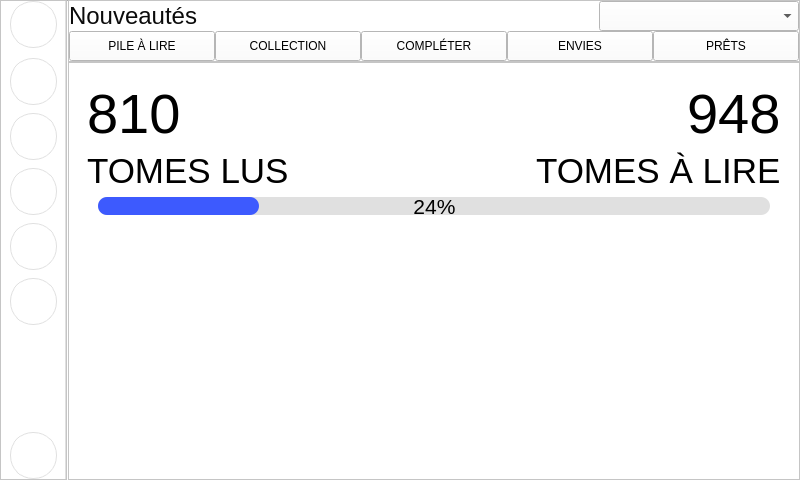
<?xml version="1.0" encoding="UTF-8"?>
<ui version="4.0">
 <class>MainWindow</class>
 <widget class="QMainWindow" name="MainWindow">
  <property name="geometry">
   <rect>
    <x>0</x>
    <y>0</y>
    <width>800</width>
    <height>480</height>
   </rect>
  </property>
  <property name="minimumSize">
   <size>
    <width>800</width>
    <height>480</height>
   </size>
  </property>
  <property name="maximumSize">
   <size>
    <width>800</width>
    <height>480</height>
   </size>
  </property>
  <property name="windowTitle">
   <string>MainWindow</string>
  </property>
  <property name="styleSheet">
   <string notr="true">QWidget  {
	
	background-color:  #FFF;
}
</string>
  </property>
  <widget class="QWidget" name="centralwidget">
   <layout class="QHBoxLayout" name="main_layout">
    <property name="spacing">
     <number>0</number>
    </property>
    <property name="leftMargin">
     <number>0</number>
    </property>
    <property name="topMargin">
     <number>0</number>
    </property>
    <property name="rightMargin">
     <number>0</number>
    </property>
    <property name="bottomMargin">
     <number>0</number>
    </property>
    <item>
     <widget class="QFrame" name="menu">
      <property name="minimumSize">
       <size>
        <width>67</width>
        <height>480</height>
       </size>
      </property>
      <property name="maximumSize">
       <size>
        <width>67</width>
        <height>480</height>
       </size>
      </property>
      <property name="styleSheet">
       <string notr="true">QWidget {
	
	background-color: rgb(255, 255, 255);
	border-right-color: rgb(224, 224, 224);
	border-right-style :solid;
	border-right-width: 2px;
}

QPushButton {
	border: 1px solid rgb(224,  224,  224);
	border-radius: 23px;
}

QPushButton:hover {
	border: 1px solid rgb(224,  224,  224);
	background: rgba(0, 0, 0, 0.07);
	border-radius: 23px;
}</string>
      </property>
      <property name="frameShape">
       <enum>QFrame::StyledPanel</enum>
      </property>
      <property name="frameShadow">
       <enum>QFrame::Raised</enum>
      </property>
      <layout class="QVBoxLayout" name="menu_layout">
       <property name="spacing">
        <number>0</number>
       </property>
       <property name="leftMargin">
        <number>0</number>
       </property>
       <property name="topMargin">
        <number>0</number>
       </property>
       <property name="rightMargin">
        <number>0</number>
       </property>
       <property name="bottomMargin">
        <number>0</number>
       </property>
       <item alignment="Qt::AlignHCenter">
        <widget class="QPushButton" name="home_button">
         <property name="minimumSize">
          <size>
           <width>47</width>
           <height>47</height>
          </size>
         </property>
         <property name="maximumSize">
          <size>
           <width>47</width>
           <height>47</height>
          </size>
         </property>
         <property name="text">
          <string/>
         </property>
         <property name="icon">
          <iconset>
           <normaloff>../../../../../../Downloads/button_home.png</normaloff>../../../../../../Downloads/button_home.png</iconset>
         </property>
         <property name="iconSize">
          <size>
           <width>47</width>
           <height>47</height>
          </size>
         </property>
        </widget>
       </item>
       <item>
        <spacer name="top_vertical_spacer">
         <property name="orientation">
          <enum>Qt::Vertical</enum>
         </property>
         <property name="sizeType">
          <enum>QSizePolicy::Fixed</enum>
         </property>
         <property name="sizeHint" stdset="0">
          <size>
           <width>47</width>
           <height>10</height>
          </size>
         </property>
        </spacer>
       </item>
       <item alignment="Qt::AlignHCenter">
        <widget class="QPushButton" name="news_button">
         <property name="minimumSize">
          <size>
           <width>47</width>
           <height>47</height>
          </size>
         </property>
         <property name="maximumSize">
          <size>
           <width>47</width>
           <height>47</height>
          </size>
         </property>
         <property name="text">
          <string/>
         </property>
         <property name="icon">
          <iconset>
           <normaloff>../../../../../../Downloads/button_news.png</normaloff>../../../../../../Downloads/button_news.png</iconset>
         </property>
         <property name="iconSize">
          <size>
           <width>47</width>
           <height>47</height>
          </size>
         </property>
         <property name="checkable">
          <bool>true</bool>
         </property>
         <property name="checked">
          <bool>false</bool>
         </property>
        </widget>
       </item>
       <item>
        <spacer name="verticalSpacer_4">
         <property name="orientation">
          <enum>Qt::Vertical</enum>
         </property>
         <property name="sizeType">
          <enum>QSizePolicy::Fixed</enum>
         </property>
         <property name="sizeHint" stdset="0">
          <size>
           <width>10</width>
           <height>8</height>
          </size>
         </property>
        </spacer>
       </item>
       <item alignment="Qt::AlignHCenter">
        <widget class="QPushButton" name="collection_button">
         <property name="minimumSize">
          <size>
           <width>47</width>
           <height>47</height>
          </size>
         </property>
         <property name="maximumSize">
          <size>
           <width>47</width>
           <height>47</height>
          </size>
         </property>
         <property name="layoutDirection">
          <enum>Qt::LeftToRight</enum>
         </property>
         <property name="autoFillBackground">
          <bool>false</bool>
         </property>
         <property name="styleSheet">
          <string notr="true"/>
         </property>
         <property name="text">
          <string/>
         </property>
         <property name="icon">
          <iconset>
           <normaloff>../../../../../../Downloads/button_collection.png</normaloff>../../../../../../Downloads/button_collection.png</iconset>
         </property>
         <property name="iconSize">
          <size>
           <width>47</width>
           <height>47</height>
          </size>
         </property>
        </widget>
       </item>
       <item>
        <spacer name="verticalSpacer_3">
         <property name="orientation">
          <enum>Qt::Vertical</enum>
         </property>
         <property name="sizeType">
          <enum>QSizePolicy::Fixed</enum>
         </property>
         <property name="sizeHint" stdset="0">
          <size>
           <width>10</width>
           <height>8</height>
          </size>
         </property>
        </spacer>
       </item>
       <item alignment="Qt::AlignHCenter">
        <widget class="QPushButton" name="planning_button">
         <property name="minimumSize">
          <size>
           <width>47</width>
           <height>47</height>
          </size>
         </property>
         <property name="maximumSize">
          <size>
           <width>47</width>
           <height>47</height>
          </size>
         </property>
         <property name="layoutDirection">
          <enum>Qt::LeftToRight</enum>
         </property>
         <property name="autoFillBackground">
          <bool>false</bool>
         </property>
         <property name="text">
          <string/>
         </property>
         <property name="icon">
          <iconset>
           <normaloff>../../../../../../Downloads/button_planning.png</normaloff>../../../../../../Downloads/button_planning.png</iconset>
         </property>
         <property name="iconSize">
          <size>
           <width>47</width>
           <height>47</height>
          </size>
         </property>
        </widget>
       </item>
       <item>
        <spacer name="verticalSpacer_2">
         <property name="orientation">
          <enum>Qt::Vertical</enum>
         </property>
         <property name="sizeType">
          <enum>QSizePolicy::Fixed</enum>
         </property>
         <property name="sizeHint" stdset="0">
          <size>
           <width>10</width>
           <height>8</height>
          </size>
         </property>
        </spacer>
       </item>
       <item alignment="Qt::AlignHCenter">
        <widget class="QPushButton" name="shearch_button">
         <property name="minimumSize">
          <size>
           <width>47</width>
           <height>47</height>
          </size>
         </property>
         <property name="maximumSize">
          <size>
           <width>47</width>
           <height>47</height>
          </size>
         </property>
         <property name="layoutDirection">
          <enum>Qt::LeftToRight</enum>
         </property>
         <property name="autoFillBackground">
          <bool>false</bool>
         </property>
         <property name="text">
          <string/>
         </property>
         <property name="icon">
          <iconset>
           <normaloff>../../../../../../Downloads/button_search.png</normaloff>../../../../../../Downloads/button_search.png</iconset>
         </property>
         <property name="iconSize">
          <size>
           <width>47</width>
           <height>47</height>
          </size>
         </property>
        </widget>
       </item>
       <item>
        <spacer name="verticalSpacer">
         <property name="orientation">
          <enum>Qt::Vertical</enum>
         </property>
         <property name="sizeType">
          <enum>QSizePolicy::Fixed</enum>
         </property>
         <property name="sizeHint" stdset="0">
          <size>
           <width>10</width>
           <height>8</height>
          </size>
         </property>
        </spacer>
       </item>
       <item alignment="Qt::AlignHCenter">
        <widget class="QPushButton" name="panier_button">
         <property name="minimumSize">
          <size>
           <width>47</width>
           <height>47</height>
          </size>
         </property>
         <property name="maximumSize">
          <size>
           <width>47</width>
           <height>47</height>
          </size>
         </property>
         <property name="layoutDirection">
          <enum>Qt::LeftToRight</enum>
         </property>
         <property name="autoFillBackground">
          <bool>false</bool>
         </property>
         <property name="text">
          <string/>
         </property>
         <property name="icon">
          <iconset>
           <normaloff>../../../../../../Downloads/button_panier.png</normaloff>
           <disabledon>../../../../../../Downloads/button_home.png</disabledon>../../../../../../Downloads/button_panier.png</iconset>
         </property>
         <property name="iconSize">
          <size>
           <width>47</width>
           <height>47</height>
          </size>
         </property>
         <property name="checkable">
          <bool>false</bool>
         </property>
        </widget>
       </item>
       <item>
        <spacer name="verticalSpacer_5">
         <property name="orientation">
          <enum>Qt::Vertical</enum>
         </property>
         <property name="sizeHint" stdset="0">
          <size>
           <width>20</width>
           <height>40</height>
          </size>
         </property>
        </spacer>
       </item>
       <item alignment="Qt::AlignHCenter">
        <widget class="QPushButton" name="account_button">
         <property name="sizePolicy">
          <sizepolicy hsizetype="Fixed" vsizetype="Fixed">
           <horstretch>0</horstretch>
           <verstretch>0</verstretch>
          </sizepolicy>
         </property>
         <property name="minimumSize">
          <size>
           <width>47</width>
           <height>47</height>
          </size>
         </property>
         <property name="maximumSize">
          <size>
           <width>47</width>
           <height>47</height>
          </size>
         </property>
         <property name="text">
          <string/>
         </property>
         <property name="icon">
          <iconset>
           <normaloff>../../../../../../Downloads/button_account.png</normaloff>../../../../../../Downloads/button_account.png</iconset>
         </property>
         <property name="iconSize">
          <size>
           <width>47</width>
           <height>47</height>
          </size>
         </property>
         <property name="shortcut">
          <string/>
         </property>
        </widget>
       </item>
      </layout>
     </widget>
    </item>
    <item>
     <widget class="Line" name="menu_line">
      <property name="minimumSize">
       <size>
        <width>1</width>
        <height>480</height>
       </size>
      </property>
      <property name="maximumSize">
       <size>
        <width>1</width>
        <height>480</height>
       </size>
      </property>
      <property name="frameShadow">
       <enum>QFrame::Sunken</enum>
      </property>
      <property name="orientation">
       <enum>Qt::Vertical</enum>
      </property>
     </widget>
    </item>
    <item>
     <layout class="QVBoxLayout" name="page_layout">
      <item>
       <widget class="QFrame" name="header">
        <property name="minimumSize">
         <size>
          <width>0</width>
          <height>50</height>
         </size>
        </property>
        <property name="maximumSize">
         <size>
          <width>16777215</width>
          <height>93</height>
         </size>
        </property>
        <property name="frameShape">
         <enum>QFrame::StyledPanel</enum>
        </property>
        <property name="frameShadow">
         <enum>QFrame::Raised</enum>
        </property>
        <layout class="QVBoxLayout" name="verticalLayout_2">
         <property name="spacing">
          <number>0</number>
         </property>
         <property name="leftMargin">
          <number>0</number>
         </property>
         <property name="topMargin">
          <number>0</number>
         </property>
         <property name="rightMargin">
          <number>0</number>
         </property>
         <property name="bottomMargin">
          <number>0</number>
         </property>
         <item>
          <layout class="QHBoxLayout" name="horizontalLayout">
           <property name="spacing">
            <number>0</number>
           </property>
           <item>
            <widget class="QLabel" name="title_label">
             <property name="font">
              <font>
               <family>Helvetica</family>
               <pointsize>18</pointsize>
              </font>
             </property>
             <property name="styleSheet">
              <string notr="true">color: rgb(11, 11, 11);
margin 18px 14px 0px 14px;</string>
             </property>
             <property name="text">
              <string>Nouveautés</string>
             </property>
            </widget>
           </item>
           <item>
            <widget class="QComboBox" name="comboBox">
             <property name="minimumSize">
              <size>
               <width>200</width>
               <height>30</height>
              </size>
             </property>
             <property name="maximumSize">
              <size>
               <width>200</width>
               <height>30</height>
              </size>
             </property>
            </widget>
           </item>
          </layout>
         </item>
         <item>
          <layout class="QHBoxLayout" name="header_button_layout">
           <property name="spacing">
            <number>0</number>
           </property>
           <item>
            <widget class="QPushButton" name="pile_a_lire_button">
             <property name="minimumSize">
              <size>
               <width>0</width>
               <height>30</height>
              </size>
             </property>
             <property name="maximumSize">
              <size>
               <width>16777215</width>
               <height>30</height>
              </size>
             </property>
             <property name="text">
              <string>PILE À LIRE</string>
             </property>
            </widget>
           </item>
           <item>
            <widget class="QPushButton" name="header_collection_button">
             <property name="minimumSize">
              <size>
               <width>0</width>
               <height>30</height>
              </size>
             </property>
             <property name="maximumSize">
              <size>
               <width>16777215</width>
               <height>30</height>
              </size>
             </property>
             <property name="text">
              <string>COLLECTION</string>
             </property>
            </widget>
           </item>
           <item>
            <widget class="QPushButton" name="header_completer_button">
             <property name="minimumSize">
              <size>
               <width>0</width>
               <height>30</height>
              </size>
             </property>
             <property name="maximumSize">
              <size>
               <width>16777215</width>
               <height>30</height>
              </size>
             </property>
             <property name="text">
              <string>COMPLÉTER</string>
             </property>
            </widget>
           </item>
           <item>
            <widget class="QPushButton" name="header_envis_button">
             <property name="minimumSize">
              <size>
               <width>0</width>
               <height>30</height>
              </size>
             </property>
             <property name="maximumSize">
              <size>
               <width>16777215</width>
               <height>30</height>
              </size>
             </property>
             <property name="text">
              <string>ENVIES</string>
             </property>
            </widget>
           </item>
           <item>
            <widget class="QPushButton" name="prets_button">
             <property name="minimumSize">
              <size>
               <width>0</width>
               <height>30</height>
              </size>
             </property>
             <property name="maximumSize">
              <size>
               <width>16777215</width>
               <height>30</height>
              </size>
             </property>
             <property name="text">
              <string>PRÊTS</string>
             </property>
            </widget>
           </item>
          </layout>
         </item>
        </layout>
       </widget>
      </item>
      <item>
       <widget class="QFrame" name="body">
        <property name="frameShape">
         <enum>QFrame::StyledPanel</enum>
        </property>
        <property name="frameShadow">
         <enum>QFrame::Raised</enum>
        </property>
        <layout class="QVBoxLayout" name="body_layout">
         <property name="spacing">
          <number>0</number>
         </property>
         <property name="leftMargin">
          <number>0</number>
         </property>
         <property name="topMargin">
          <number>0</number>
         </property>
         <property name="rightMargin">
          <number>0</number>
         </property>
         <property name="bottomMargin">
          <number>0</number>
         </property>
         <item>
          <widget class="Line" name="header_line">
           <property name="minimumSize">
            <size>
             <width>0</width>
             <height>1</height>
            </size>
           </property>
           <property name="maximumSize">
            <size>
             <width>16777215</width>
             <height>1</height>
            </size>
           </property>
           <property name="frameShadow">
            <enum>QFrame::Sunken</enum>
           </property>
           <property name="orientation">
            <enum>Qt::Horizontal</enum>
           </property>
          </widget>
         </item>
         <item>
          <widget class="QStackedWidget" name="view_stacked">
           <property name="currentIndex">
            <number>2</number>
           </property>
           <widget class="QWidget" name="news_page">
            <layout class="QVBoxLayout" name="news_layout">
             <property name="spacing">
              <number>0</number>
             </property>
             <property name="leftMargin">
              <number>0</number>
             </property>
             <property name="topMargin">
              <number>0</number>
             </property>
             <property name="rightMargin">
              <number>0</number>
             </property>
             <property name="bottomMargin">
              <number>0</number>
             </property>
             <item>
              <widget class="QListView" name="news_list_view">
               <property name="frameShadow">
                <enum>QFrame::Plain</enum>
               </property>
               <property name="lineWidth">
                <number>1</number>
               </property>
               <property name="verticalScrollBarPolicy">
                <enum>Qt::ScrollBarAlwaysOn</enum>
               </property>
               <property name="horizontalScrollBarPolicy">
                <enum>Qt::ScrollBarAlwaysOff</enum>
               </property>
               <property name="viewMode">
                <enum>QListView::IconMode</enum>
               </property>
               <property name="modelColumn">
                <number>0</number>
               </property>
              </widget>
             </item>
            </layout>
           </widget>
           <widget class="QWidget" name="collection_page">
            <layout class="QVBoxLayout" name="verticalLayout"/>
           </widget>
           <widget class="QWidget" name="pile_a_lire_page">
            <layout class="QVBoxLayout" name="verticalLayout_6">
             <item>
              <widget class="QWidget" name="info_lecture" native="true">
               <layout class="QVBoxLayout" name="verticalLayout_3">
                <item>
                 <layout class="QHBoxLayout" name="horizontalLayout_2">
                  <item>
                   <layout class="QVBoxLayout" name="verticalLayout_5">
                    <item alignment="Qt::AlignLeft">
                     <widget class="QLabel" name="label_2">
                      <property name="font">
                       <font>
                        <family>Helvetica</family>
                        <pointsize>42</pointsize>
                       </font>
                      </property>
                      <property name="text">
                       <string>810</string>
                      </property>
                     </widget>
                    </item>
                    <item alignment="Qt::AlignLeft">
                     <widget class="QLabel" name="label_4">
                      <property name="font">
                       <font>
                        <family>Helvetica</family>
                        <pointsize>26</pointsize>
                       </font>
                      </property>
                      <property name="text">
                       <string>TOMES LUS</string>
                      </property>
                     </widget>
                    </item>
                   </layout>
                  </item>
                  <item>
                   <layout class="QVBoxLayout" name="verticalLayout_4">
                    <item alignment="Qt::AlignRight">
                     <widget class="QLabel" name="label">
                      <property name="font">
                       <font>
                        <family>Helvetica</family>
                        <pointsize>42</pointsize>
                       </font>
                      </property>
                      <property name="text">
                       <string>948</string>
                      </property>
                     </widget>
                    </item>
                    <item alignment="Qt::AlignRight">
                     <widget class="QLabel" name="label_3">
                      <property name="font">
                       <font>
                        <family>Helvetica</family>
                        <pointsize>26</pointsize>
                       </font>
                      </property>
                      <property name="text">
                       <string>TOMES À LIRE</string>
                      </property>
                     </widget>
                    </item>
                   </layout>
                  </item>
                 </layout>
                </item>
                <item alignment="Qt::AlignHCenter|Qt::AlignBottom">
                 <widget class="QProgressBar" name="lecture_progress_bar">
                  <property name="minimumSize">
                   <size>
                    <width>672</width>
                    <height>18</height>
                   </size>
                  </property>
                  <property name="maximumSize">
                   <size>
                    <width>672</width>
                    <height>18</height>
                   </size>
                  </property>
                  <property name="font">
                   <font>
                    <family>.AppleSystemUIFont</family>
                    <pointsize>16</pointsize>
                   </font>
                  </property>
                  <property name="styleSheet">
                   <string notr="true">#lecture_progress_bar
{
    background: #e0e0e0;
    color: #000;
    border-radius: 9px;
}

#lecture_progress_bar::chunk
{
    background-color: #3d5afe;
    border-radius: 9px;
}</string>
                  </property>
                  <property name="value">
                   <number>24</number>
                  </property>
                  <property name="alignment">
                   <set>Qt::AlignCenter</set>
                  </property>
                 </widget>
                </item>
               </layout>
              </widget>
             </item>
             <item>
              <spacer name="verticalSpacer_6">
               <property name="orientation">
                <enum>Qt::Vertical</enum>
               </property>
               <property name="sizeHint" stdset="0">
                <size>
                 <width>20</width>
                 <height>40</height>
                </size>
               </property>
              </spacer>
             </item>
            </layout>
           </widget>
          </widget>
         </item>
        </layout>
       </widget>
      </item>
     </layout>
    </item>
   </layout>
  </widget>
 </widget>
 <tabstops>
  <tabstop>home_button</tabstop>
  <tabstop>news_button</tabstop>
  <tabstop>collection_button</tabstop>
  <tabstop>planning_button</tabstop>
  <tabstop>shearch_button</tabstop>
  <tabstop>panier_button</tabstop>
  <tabstop>account_button</tabstop>
  <tabstop>comboBox</tabstop>
  <tabstop>pile_a_lire_button</tabstop>
  <tabstop>header_collection_button</tabstop>
  <tabstop>header_completer_button</tabstop>
  <tabstop>header_envis_button</tabstop>
  <tabstop>prets_button</tabstop>
  <tabstop>news_list_view</tabstop>
 </tabstops>
 <resources>
  <include location="../../assets/resource.qrc"/>
 </resources>
 <connections/>
</ui>
